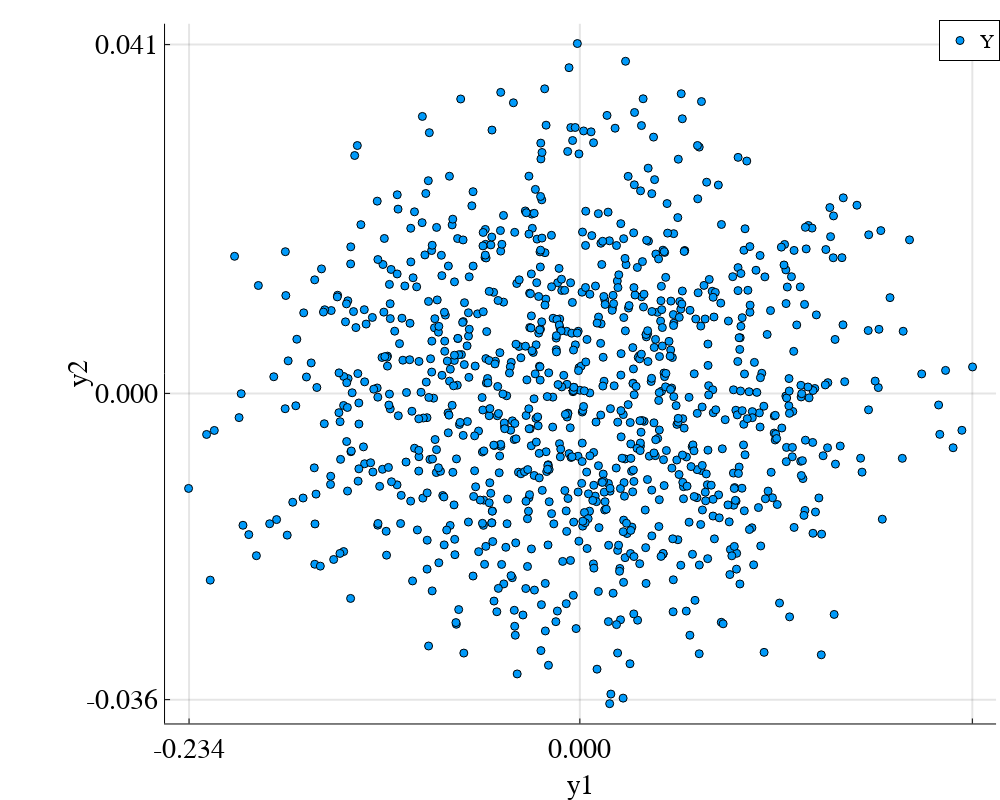

The notebook cell saved with this chart:
### Code cell
s = scatter(eachrow(Y_)...,xlabel="y1",ylabel="y2",
    # markercolor = [1 for _ in 1:540], #[c[4] for c in conf],
    size=(1000,800),
    # label = false,
    grid = true, gridlinewidth = 2,
    tickfontsize = 20,
    guidefontsize=20,
    legendfontsize=14,
    xticks=[round(minimum(Y_[1,:]),digits=3),0.0,round(maximum(Y_[1,:]),digits=3)...],
    yticks=[round(minimum(Y_[2,:]),digits=3),0.0,round(maximum(Y_[2,:]),digits=3)...],
    markersize = 4,
    label="Y"
)

### Figure 1 — Plotly figure (JSON) as saved in the notebook; plotly's stock layout.template omitted (floating-point values rounded to 4 significant figures; data arrays with more than 128 entries replaced by an {"elided": "..."} marker saying what was removed)
{"data": [{"colorbar": {"len": 0.9207, "title": "", "x": 0.9961, "y": 0.5347}, "legendgroup": "Y", "marker": {"color": "rgba(0, 154, 250, 1.000)", "line": {"color": "rgba(0, 0, 0, 1.000)", "width": 1}, "size": 8, "symbol": "circle"}, "mode": "markers", "name": "Y", "showlegend": true, "type": "scatter", "x": {"elided": "1040 float values"}, "xaxis": "x", "y": {"elided": "1040 float values"}, "yaxis": "y"}], "layout": {"annotations": [], "height": 800, "legend": {"bgcolor": "rgba(255, 255, 255, 1.000)", "bordercolor": "rgba(0, 0, 0, 1.000)", "borderwidth": 1, "font": {"color": "rgba(0, 0, 0, 1.000)", "family": "sans-serif", "size": 20}, "title": {"font": {"color": "rgba(0, 0, 0, 1.000)", "family": "sans-serif", "size": 15}, "text": ""}, "tracegroupgap": 0, "traceorder": "normal", "x": 1, "xanchor": "auto", "y": 1, "yanchor": "auto"}, "margin": {"b": 20, "l": 0, "r": 0, "t": 20}, "paper_bgcolor": "rgba(255, 255, 255, 1.000)", "plot_bgcolor": "rgba(255, 255, 255, 1.000)", "showlegend": true, "width": 1000, "xaxis": {"anchor": "y", "domain": [0.165, 0.9961], "gridcolor": "rgba(0, 0, 0, 0.100)", "gridwidth": 2, "linecolor": "rgba(0, 0, 0, 1.000)", "mirror": false, "range": [-0.2484, 0.2492], "showgrid": true, "showline": true, "showticklabels": true, "tickangle": 0, "tickcolor": "rgb(0, 0, 0)", "tickfont": {"color": "rgba(0, 0, 0, 1.000)", "family": "sans-serif", "size": 28}, "tickmode": "array", "ticks": "inside", "ticktext": ["-0.234", "0.000", "0.235"], "tickvals": [-0.234, 0, 0.235], "title": "y1", "titlefont": {"color": "rgba(0, 0, 0, 1.000)", "family": "sans-serif", "size": 28}, "type": "-", "visible": true, "zeroline": false, "zerolinecolor": "rgba(0, 0, 0, 1.000)"}, "yaxis": {"anchor": "x", "domain": [0.07437, 0.9951], "gridcolor": "rgba(0, 0, 0, 0.100)", "gridwidth": 2, "linecolor": "rgba(0, 0, 0, 1.000)", "mirror": false, "range": [-0.0388, 0.04346], "showgrid": true, "showline": true, "showticklabels": true, "tickangle": 0, "tickcolor": "rgb(0, 0, 0)", "tickfont": {"color": "rgba(0, 0, 0, 1.000)", "family": "sans-serif", "size": 28}, "tickmode": "array", "ticks": "inside", "ticktext": ["-0.036", "0.000", "0.041"], "tickvals": [-0.036, 0, 0.041], "title": "y2", "titlefont": {"color": "rgba(0, 0, 0, 1.000)", "family": "sans-serif", "size": 28}, "type": "-", "visible": true, "zeroline": false, "zerolinecolor": "rgba(0, 0, 0, 1.000)"}}}
